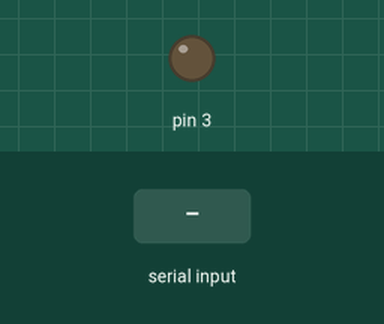
Simulated run of this sketch. Board: Arduino Uno, built with avr-gcc and run on an emulated ATmega328P. Parts: output pins drawn as LEDs (lit = HIGH). Inputs (shaded band) come from the test bench.

Above: at 1.2 s.
1.3 s: "t" received over Serial
At 2.0 s:
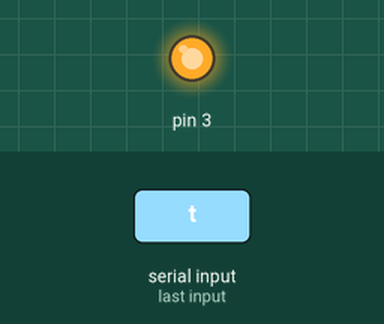
Timing chart, 0 to 4.3 s (numbered marks = the images above; inputs shaded):
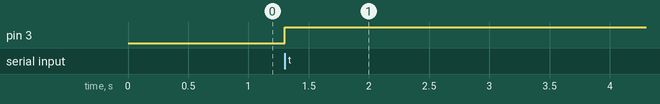

The sketch:

sketch_nov25a.ino
```cpp
boolean state = false;

void setup() {
  pinMode(3, OUTPUT);
  Serial.begin(9600);
}

void loop() {
  if(Serial.available()){
    char val = Serial.read();

    if(val == 't'){
      if(state == false){
        state = true;
        digitalWrite(3, HIGH);
        }else{
          state = false;
          digitalWrite(3, LOW);
         }
      }
    }
}
```

Measured:
- after the input at 1.3 s, pin 3: LOW → HIGH at once
